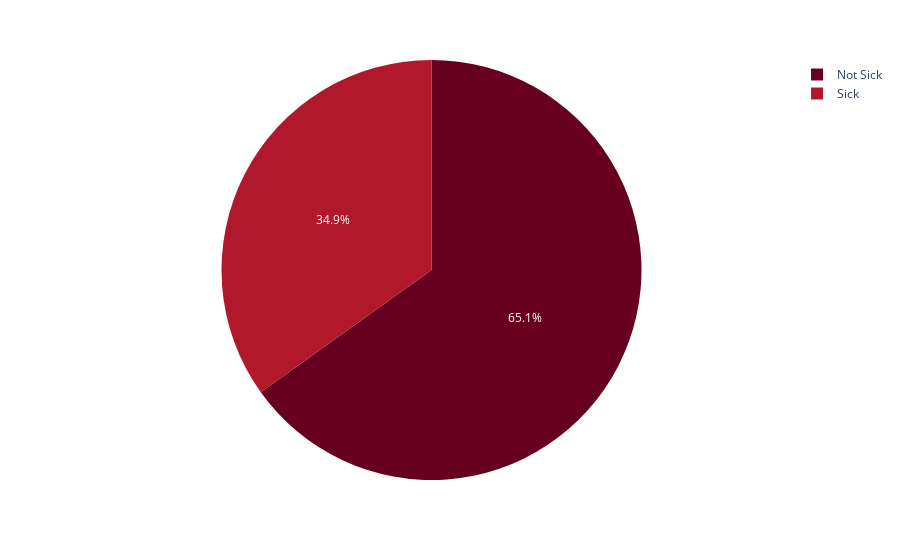

Notebook code cell kept with this figure:
### Markdown cell above
From the Outcome variable 65.1% is healthy and 34.9% is Sick as can be seen from the pie chart below

### Code cell
pie_ = eda_diab()
pie_.pie(df,X,Y)

### Figure 1 — Plotly figure (JSON) as saved in the notebook; plotly's stock layout.template omitted (floating-point values rounded to 4 significant figures)
{"data": [{"domain": {"x": [0, 1], "y": [0, 1]}, "hovertemplate": "label=%{label}<br>value=%{value}<extra></extra>", "labels": ["Sick", "Not Sick"], "legendgroup": "", "name": "", "showlegend": true, "type": "pie", "values": [268, 500]}], "layout": {"legend": {"tracegroupgap": 0}, "margin": {"t": 60}, "piecolorway": ["rgb(103,0,31)", "rgb(178,24,43)", "rgb(214,96,77)", "rgb(244,165,130)", "rgb(253,219,199)", "rgb(247,247,247)", "rgb(209,229,240)", "rgb(146,197,222)", "rgb(67,147,195)", "rgb(33,102,172)", "rgb(5,48,97)"]}}
